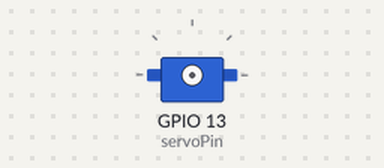
The sketch below on a simulated ESP32. Shown: servo. Servo pulses on a pin are drawn as a servo (544–2400 µs = 0–180°).

Above: at 0.05 s.
At 0.9 s:
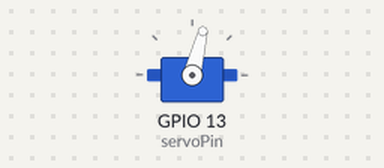
At 1.8 s:
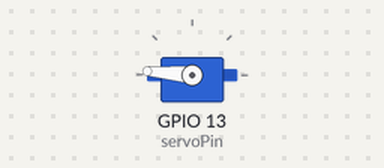
At 3.6 s:
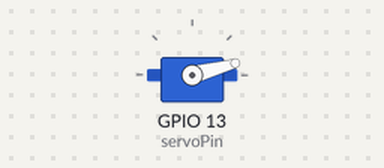
Timing chart, 0 to 9.0 s (numbered marks = the images above):
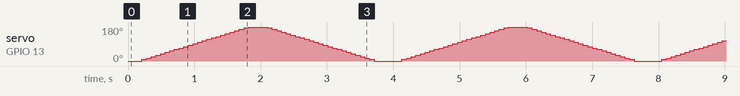

The sketch:

261_Project.ino
```cpp
const int servoPin = 13;

int dutyCycle = 0;

const int PWMFreq = 50;
const int PWMChannel = 0;
const int PWMResolution = 8;
const int MAX_DUTY_CYCLE = (int)(pow(2, PWMResolution) - 1);

void setup()
{
  Serial.begin(115200);
  ledcSetup(PWMChannel, PWMFreq, PWMResolution);
  ledcAttachPin(servoPin, PWMChannel);
  ledcWrite(PWMChannel, dutyCycle);
}
void loop()
{
  for(dutyCycle = 5; dutyCycle <= 32; dutyCycle++)
  {
    ledcWrite(PWMChannel, dutyCycle);
    delay(70);
  }
  for(dutyCycle = 32; dutyCycle >= 5; dutyCycle--)
  {
    ledcWrite(PWMChannel, dutyCycle);
    delay(70);
  }
}
```
